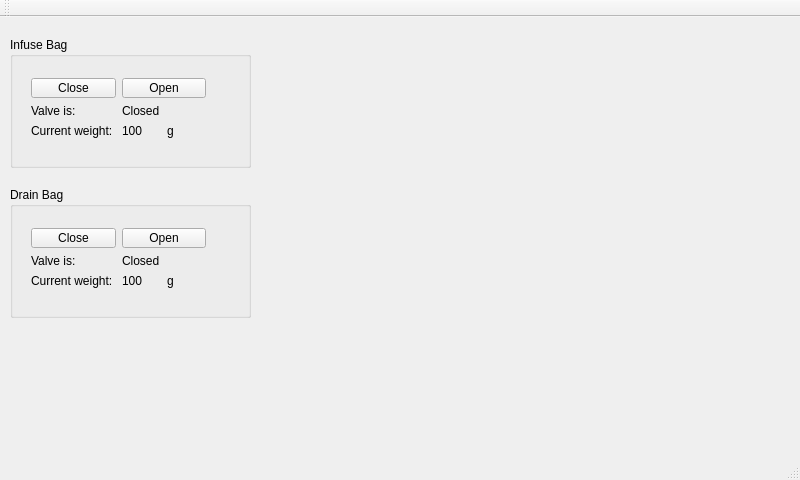
<?xml version="1.0" encoding="UTF-8"?>
<ui version="4.0">
 <class>MainWindow</class>
 <widget class="QMainWindow" name="MainWindow">
  <property name="geometry">
   <rect>
    <x>0</x>
    <y>0</y>
    <width>800</width>
    <height>480</height>
   </rect>
  </property>
  <property name="windowTitle">
   <string>MainWindow</string>
  </property>
  <widget class="QWidget" name="centralWidget">
   <widget class="QGroupBox" name="grpbxInfuse1">
    <property name="geometry">
     <rect>
      <x>10</x>
      <y>20</y>
      <width>241</width>
      <height>131</height>
     </rect>
    </property>
    <property name="title">
     <string>Infuse Bag</string>
    </property>
    <widget class="QWidget" name="layoutWidget">
     <property name="geometry">
      <rect>
       <x>10</x>
       <y>30</y>
       <width>197</width>
       <height>82</height>
      </rect>
     </property>
     <layout class="QVBoxLayout" name="verticalLayout">
      <item>
       <layout class="QHBoxLayout" name="horizontalLayout_2">
        <item>
         <widget class="QPushButton" name="btnInfuseClose">
          <property name="text">
           <string>Close</string>
          </property>
         </widget>
        </item>
        <item>
         <widget class="QPushButton" name="btnInfuseOpen">
          <property name="text">
           <string>Open</string>
          </property>
         </widget>
        </item>
       </layout>
      </item>
      <item>
       <layout class="QHBoxLayout" name="horizontalLayout">
        <item>
         <widget class="QLabel" name="lblValveStateModifier">
          <property name="text">
           <string>Valve is: </string>
          </property>
         </widget>
        </item>
        <item>
         <widget class="QLabel" name="lblInfuseValveState">
          <property name="text">
           <string>Closed</string>
          </property>
         </widget>
        </item>
       </layout>
      </item>
      <item>
       <layout class="QHBoxLayout" name="horizontalLayout_3">
        <item>
         <widget class="QLabel" name="lblWeightDescriptor">
          <property name="text">
           <string>Current weight: </string>
          </property>
         </widget>
        </item>
        <item>
         <widget class="QLabel" name="lblInfuseWeight">
          <property name="text">
           <string>100</string>
          </property>
         </widget>
        </item>
        <item>
         <widget class="QLabel" name="lblWeightUnits">
          <property name="text">
           <string>g</string>
          </property>
         </widget>
        </item>
       </layout>
      </item>
     </layout>
    </widget>
   </widget>
   <widget class="QGroupBox" name="grpbxDrain">
    <property name="geometry">
     <rect>
      <x>10</x>
      <y>170</y>
      <width>241</width>
      <height>131</height>
     </rect>
    </property>
    <property name="title">
     <string>Drain Bag</string>
    </property>
    <widget class="QWidget" name="layoutWidget_2">
     <property name="geometry">
      <rect>
       <x>10</x>
       <y>30</y>
       <width>197</width>
       <height>82</height>
      </rect>
     </property>
     <layout class="QVBoxLayout" name="verticalLayout_2">
      <item>
       <layout class="QHBoxLayout" name="horizontalLayout_4">
        <item>
         <widget class="QPushButton" name="btnDrainClose">
          <property name="text">
           <string>Close</string>
          </property>
         </widget>
        </item>
        <item>
         <widget class="QPushButton" name="btnDrainOpen">
          <property name="text">
           <string>Open</string>
          </property>
         </widget>
        </item>
       </layout>
      </item>
      <item>
       <layout class="QHBoxLayout" name="horizontalLayout_5">
        <item>
         <widget class="QLabel" name="lblValveStateModifier_2">
          <property name="text">
           <string>Valve is: </string>
          </property>
         </widget>
        </item>
        <item>
         <widget class="QLabel" name="lblDrainValveState">
          <property name="text">
           <string>Closed</string>
          </property>
         </widget>
        </item>
       </layout>
      </item>
      <item>
       <layout class="QHBoxLayout" name="horizontalLayout_6">
        <item>
         <widget class="QLabel" name="lblWeightDescriptor_2">
          <property name="text">
           <string>Current weight: </string>
          </property>
         </widget>
        </item>
        <item>
         <widget class="QLabel" name="lblDrainWeight">
          <property name="text">
           <string>100</string>
          </property>
         </widget>
        </item>
        <item>
         <widget class="QLabel" name="lblWeightUnits_2">
          <property name="text">
           <string>g</string>
          </property>
         </widget>
        </item>
       </layout>
      </item>
     </layout>
    </widget>
   </widget>
  </widget>
  <widget class="QMenuBar" name="menuBar">
   <property name="geometry">
    <rect>
     <x>0</x>
     <y>0</y>
     <width>800</width>
     <height>26</height>
    </rect>
   </property>
  </widget>
  <widget class="QToolBar" name="mainToolBar">
   <attribute name="toolBarArea">
    <enum>TopToolBarArea</enum>
   </attribute>
   <attribute name="toolBarBreak">
    <bool>false</bool>
   </attribute>
  </widget>
  <widget class="QStatusBar" name="statusBar"/>
 </widget>
 <layoutdefault spacing="6" margin="11"/>
 <resources/>
 <connections/>
</ui>
